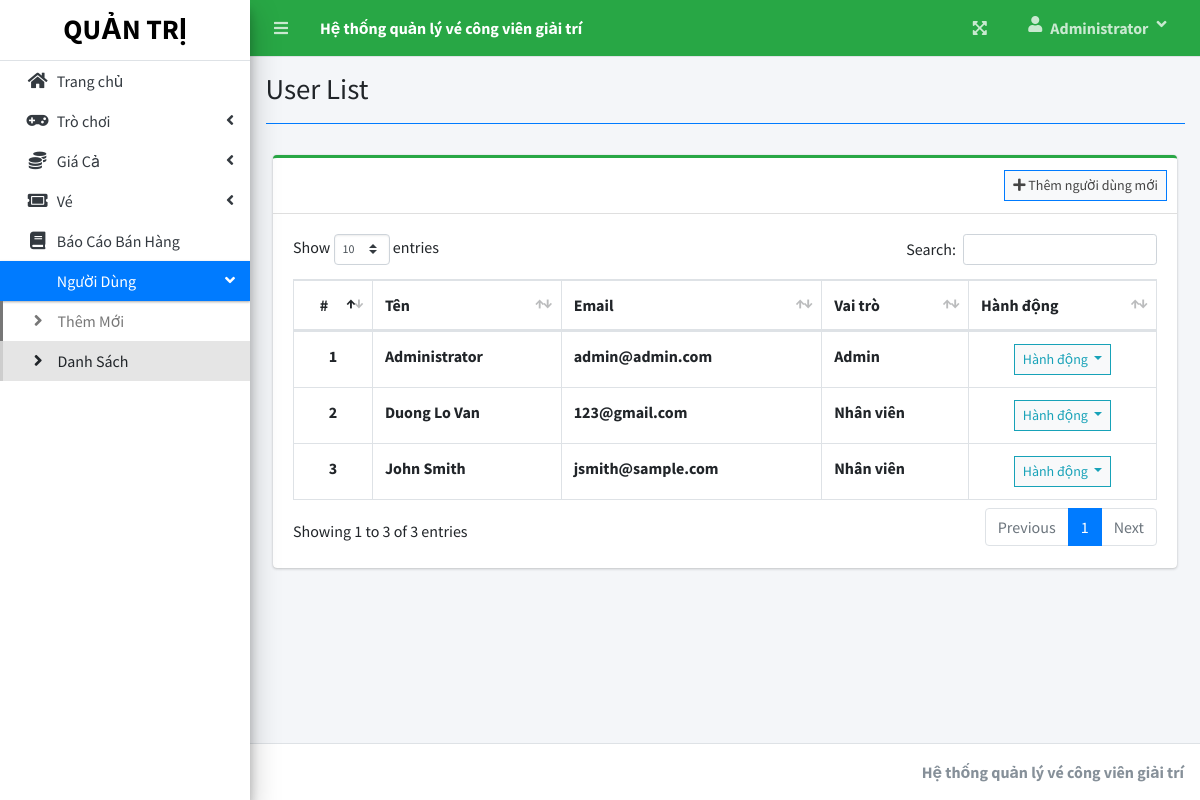
The page /index.php?page=user_list (signed in) on the database its author committed.
### tables this page shows
CREATE TABLE `users` (
  `id` int(30) NOT NULL,
  `firstname` varchar(200) NOT NULL,
  `lastname` varchar(200) NOT NULL,
  `email` varchar(200) NOT NULL,
  `password` text NOT NULL,
  `type` tinyint(1) NOT NULL DEFAULT 2 COMMENT '1 = admin, 2 = staff',
  `date_created` datetime NOT NULL DEFAULT current_timestamp()
);

### user_list.php (the view, shortened to what this page needs)
<?php include'db_connect.php' ?>
<div class="col-lg-12">
	<div class="card card-outline card-success">
		<div class="card-header">
			<div class="card-tools">
				<a class="btn btn-block btn-sm btn-default btn-flat border-primary" href="./index.php?page=new_user"><i class="fa fa-plus"></i> Thêm người dùng mới</a>
			</div>
		</div>
		<div class="card-body">
			<table class="table tabe-hover table-bordered" id="list">
				<thead>
					<tr>
						<th class="text-center">#</th>
						<th>Tên</th>
						<th>Email</th>
						<th>Vai trò</th>
						<th>Hành động</th>
					</tr>
				</thead>
				<tbody>
					<?php
					$i = 1;
					$type = array('',"Admin","Nhân viên");
					$qry = $conn->query("SELECT *,concat(firstname,' ',lastname) as name FROM users order by concat(firstname,' ',lastname) asc");
					while($row= $qry->fetch_assoc()):
					?>
					<tr>
						<th class="text-center"><?php echo $i++ ?></th>
						<td><b><?php echo ucwords($row['name']) ?></b></td>
						<td><b><?php echo $row['email'] ?></b></td>
						<td><b><?php echo $type[$row['type']] ?></b></td>
						<td class="text-center">
							<button type="button" class="btn btn-default btn-sm btn-flat border-info wave-effect text-info dropdown-toggle" data-toggle="dropdown" aria-expanded="true">
		                      Hành động
		                    </button>
						</td>
					</tr>
				<?php endwhile; ?>
				</tbody>
			</table>
		</div>
	</div>
</div>

### rows shown on the page
users: name "Administrator", email "admin@admin.com", type "Admin"
users: name "Duong Lo Van", email "123@gmail.com", type "Nhân viên"
users: name "John Smith", email "jsmith@sample.com", type "Nhân viên"

### other values the page prints
$_SESSION['system']['name'] "Hệ thống quản lý vé công viên giải trí"
$_SESSION['login_firstname'] "Administrator"
$title "User List"
